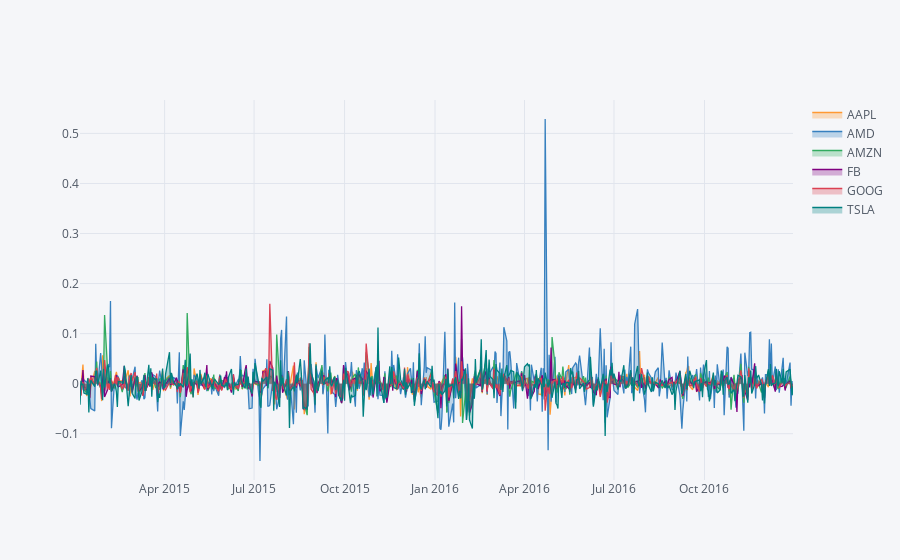

Here is the notebook cell this chart was saved with:
### Code cell
daily_returns.iplot()

### Figure 1 — Plotly figure (JSON) as saved in the notebook; plotly's stock layout.template omitted (floating-point values rounded to 4 significant figures; data arrays with more than 128 entries replaced by an {"elided": "..."} marker saying what was removed)
{"data": [{"fill": "tozeroy", "fillcolor": "rgba(255, 153, 51, 0.3)", "line": {"color": "rgba(255, 153, 51, 1.0)", "dash": "solid", "shape": "linear", "width": 1.3}, "mode": "lines", "name": "AAPL", "text": "", "type": "scatter", "x": {"elided": "503 str values"}, "y": {"elided": "503 float values"}}, {"fill": "tozeroy", "fillcolor": "rgba(55, 128, 191, 0.3)", "line": {"color": "rgba(55, 128, 191, 1.0)", "dash": "solid", "shape": "linear", "width": 1.3}, "mode": "lines", "name": "AMD", "text": "", "type": "scatter", "x": {"elided": "503 str values"}, "y": {"elided": "503 float values"}}, {"fill": "tozeroy", "fillcolor": "rgba(50, 171, 96, 0.3)", "line": {"color": "rgba(50, 171, 96, 1.0)", "dash": "solid", "shape": "linear", "width": 1.3}, "mode": "lines", "name": "AMZN", "text": "", "type": "scatter", "x": {"elided": "503 str values"}, "y": {"elided": "503 float values"}}, {"fill": "tozeroy", "fillcolor": "rgba(128, 0, 128, 0.3)", "line": {"color": "rgba(128, 0, 128, 1.0)", "dash": "solid", "shape": "linear", "width": 1.3}, "mode": "lines", "name": "FB", "text": "", "type": "scatter", "x": {"elided": "503 str values"}, "y": {"elided": "503 float values"}}, {"fill": "tozeroy", "fillcolor": "rgba(219, 64, 82, 0.3)", "line": {"color": "rgba(219, 64, 82, 1.0)", "dash": "solid", "shape": "linear", "width": 1.3}, "mode": "lines", "name": "GOOG", "text": "", "type": "scatter", "x": {"elided": "503 str values"}, "y": {"elided": "503 float values"}}, {"fill": "tozeroy", "fillcolor": "rgba(0, 128, 128, 0.3)", "line": {"color": "rgba(0, 128, 128, 1.0)", "dash": "solid", "shape": "linear", "width": 1.3}, "mode": "lines", "name": "TSLA", "text": "", "type": "scatter", "x": {"elided": "503 str values"}, "y": {"elided": "503 float values"}}], "layout": {"autosize": true, "legend": {"bgcolor": "#F5F6F9", "font": {"color": "#4D5663"}}, "paper_bgcolor": "#F5F6F9", "plot_bgcolor": "#F5F6F9", "title": {"font": {"color": "#4D5663"}}, "xaxis": {"autorange": true, "gridcolor": "#E1E5ED", "range": ["2015-01-05", "2016-12-30"], "showgrid": true, "tickfont": {"color": "#4D5663"}, "title": {"font": {"color": "#4D5663"}, "text": ""}, "type": "date", "zerolinecolor": "#E1E5ED"}, "yaxis": {"autorange": true, "gridcolor": "#E1E5ED", "range": [-0.1924, 0.5667], "showgrid": true, "tickfont": {"color": "#4D5663"}, "title": {"font": {"color": "#4D5663"}, "text": ""}, "type": "linear", "zerolinecolor": "#E1E5ED"}}}
